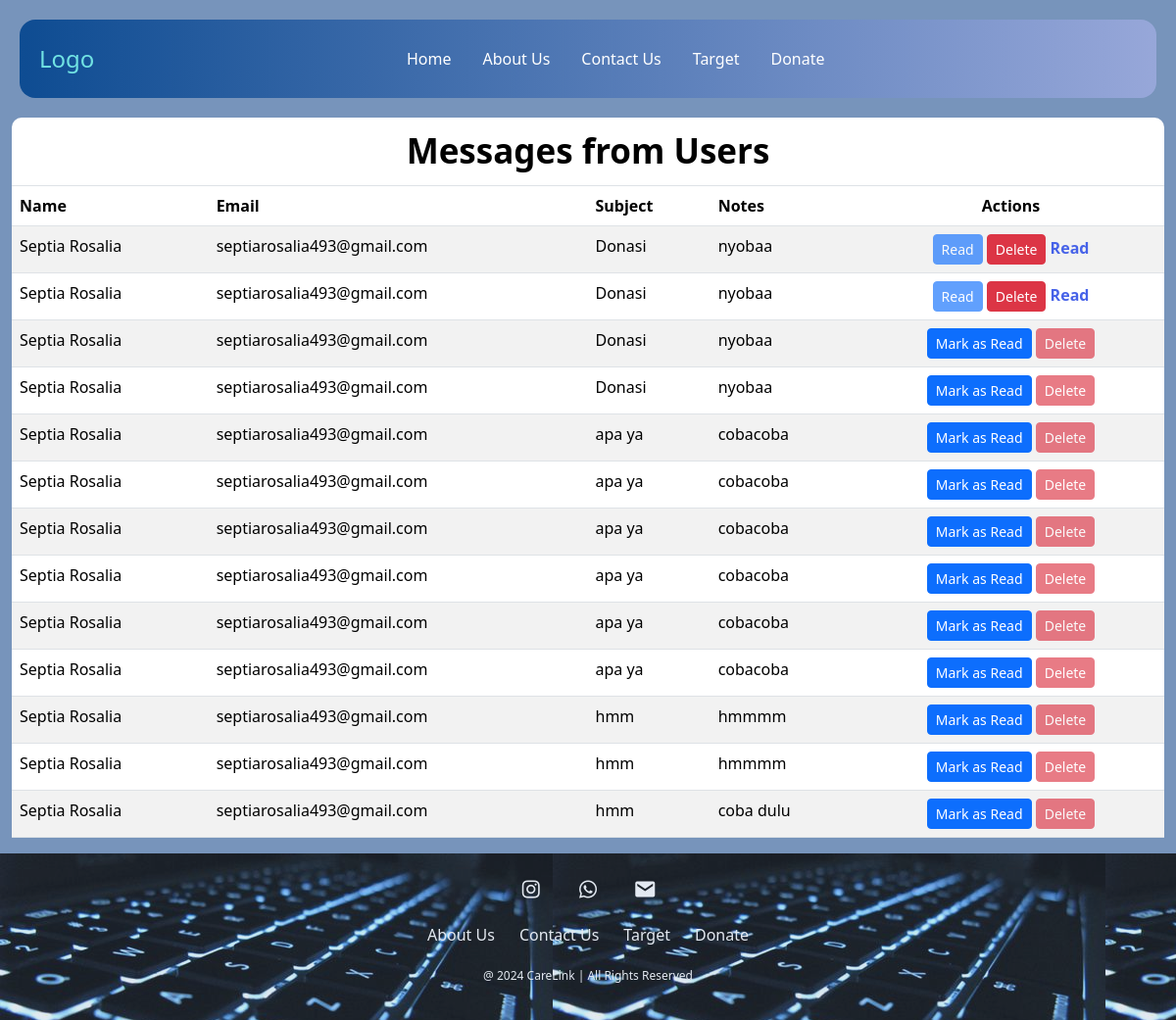
Page /Admin/message.php on the committed database.
### tables this page shows
CREATE TABLE `contacts` (
  `id` int(11) NOT NULL,
  `name` varchar(255) NOT NULL,
  `email` varchar(255) NOT NULL,
  `subject` varchar(255) NOT NULL,
  `notes` text NOT NULL,
  `submission_date` timestamp NOT NULL DEFAULT current_timestamp(),
  `read_status` tinyint(1) DEFAULT 0
);

### Admin/message.php (the view, shortened to what this page needs)
<!DOCTYPE html>
<html lang="en">
<head>
    <link href="https://cdn.jsdelivr.net/npm/bootstrap@5.3.3/dist/css/bootstrap.min.css" rel="stylesheet">
    <link href="style-contact-us.css" rel="stylesheet">
    <link href="style.css" rel="stylesheet">
    <link href='https://unpkg.com/boxicons@2.1.4/css/boxicons.min.css' rel='stylesheet'>
</head>
<body>
<nav class="navbar navbar-expand-lg fixed-top">
  <div class="container-fluid">
    <a class="navbar-brand" href="#">Logo</a>
    <div class="offcanvas offcanvas-end" tabindex="-1" id="offcanvasNavbar" aria-labelledby="offcanvasNavbarLabel">
      <div class="offcanvas-body d-flex justify-content-between align-items-center">
        <ul class="navbar-nav justify-content-center flex-grow-1 pe-3">
          <li class="nav-item">
            <a class="nav-link mx-lg-2" aria-current="page" href="Home.html">Home</a>
          </li>
          <li class="nav-item">
            <a class="nav-link mx-lg-2" href="About Us.html">About Us</a>
          </li>
          <li class="nav-item">
            <a class="nav-link mx-lg-2" href="Contact_Us.html">Contact Us</a>
          </li>
          <li class="nav-item">
            <a class="nav-link mx-lg-2" href="Target.html">Target</a>
          </li>
          <li class="nav-item">
            <a class="nav-link mx-lg-2" href="Donate.html">Donate</a>
          </li>
        </ul>
      </div>
    </div>
  </div>
</nav>
<div class="container-fluid" style="margin-top: 120px;">
    <div class="table-container">
        <table class="table table-striped">
            <thead>
                <tr>
                    <th colspan="5" class="text-center text-black table-heading">Messages from Users</th>
                </tr>
                <tr>
                    <th>Name</th>
                    <th>Email</th>
                    <th>Subject</th>
                    <th>Notes</th>
                    <th class="actions-column">Actions</th>
                </tr>
            </thead>
            <tbody>
                <?php
                $servername = "localhost";
                $username = "root";
                $password = "";
                $dbname = "carelink";
                $conn = new mysqli($servername, $username, $password, $dbname);
                $sql = "SELECT * FROM contacts";
                $result = $conn->query($sql);
                if ($result->num_rows > 0) {
                    while($row = $result->fetch_assoc()) {
                        $read_status = $row["read_status"] ? "<span class='read-status'>Read</span>" : "";
                        $mark_button_text = $row["read_status"] ? "Read" : "Mark as Read";
                        $mark_button_disabled = $row["read_status"] ? "disabled" : "";
                        $delete_button_disabled = $row["read_status"] ? "" : "disabled";
                        echo "<tr>
                                <td>" . $row["name"] . "</td>
                                <td>" . $row["email"] . "</td>
                                <td>" . $row["subject"] . "</td>
                                <td>" . $row["notes"] . "</td>
                                <td class='actions-column'>
                                    <form method='post' style='display:inline;'>
                                        <input type='hidden' name='mark_read_id' value='" . $row["id"] . "'>
                                        <button type='submit' class='btn btn-primary btn-sm' $mark_button_disabled>$mark_button_text</button>
                                    </form>
                                    <form method='post' style='display:inline;'>
                                        <input type='hidden' name='delete_id' value='" . $row["id"] . "'>
                                        <button type='submit' class='btn btn-danger btn-sm' $delete_button_disabled>Delete</button>
                                    </form>
                                    $read_status
                                </td>
                            </tr>";
                    }
                } else {
                    echo "<tr><td colspan='5'>No messages found</td></tr>";
                }
                ?>
            </tbody>
        </table>
    </div>
</div>
<footer class="footer">
  <div class="social">
      <a href="https://www.instagram.com/septia_rosalia39?igsh=MXM0cjIwbHlla3pkdA%3D%3D&utm_source=qr"><i
              class='bx bxl-instagram'></i></a>
      <a href="http://wa.me/82282126810"><i class='bx bxl-whatsapp'></i></a>
      <a href="mailto:septiarosalia493@gmail.com"><i class='bx bxs-envelope'></i></a>
  </div>
  <ul class="list">
      <li>
          <a href="about.html">About Us</a>
      </li>
      <li>
          <a href="Contact_Us.html">Contact Us</a>
      </li>
      <li>
          <a href="">Target</a>
      </li>
      <li>
        <a href="">Donate</a>
    </li>
  </ul>
  <p class="copyright">@ 2024 CareLink | All Rights Reserved</p>
</footer>
</body>
</html>

### style-contact-us.css (style rules this page uses)
.navbar { background-image: linear-gradient(to right, #0e4c92, #97a7d9); height: 80px; margin: 20px; border-radius: 16px; }
.navbar-brand { font-weight: 500; color: rgb(113, 227, 227); font-size: 24px; transition: 0.3s color; padding: 0.5rem; }
.nav-link { color: rgb(255, 255, 255); font-weight: 500; position: relative; }
@media (min-width: 991px) { .nav-link::before { content: ""; position: absolute; bottom: -2px; left: 0; width: 0; height: 2px; background-color: darkslategrey; visibility: hidden; transition: width 0.3s ease-in-out; } }

### Admin/style.css (style rules this page uses)
.navbar { background-image: linear-gradient(to right, #0e4c92, #97a7d9); height: 80px; margin: 20px; border-radius: 16px; }
.navbar-brand { font-weight: 500; color: rgb(113, 227, 227); font-size: 24px; transition: 0.3s color; padding: 0.5rem; }
.nav-link { color: rgb(255, 255, 255); font-weight: 500; position: relative; }
@media (min-width: 991px) { .nav-link::before { content: ""; position: absolute; bottom: -2px; left: 0; width: 0; height: 2px; background-color: darkslategrey; visibility: hidden; transition: width 0.3s ease-in-out; } }

### Admin/message.php (style rules this page uses)
body { background-color:#7794BB; }
.table-container { overflow-x: auto; width: 100%; border-radius:10px; }
.table { width: 100%; }
.actions-column { text-align: center; }
.table-heading { font-size: 35px; font-weight: bold; }
.read-status { color: #4662E8; font-weight: bold; }
.footer { background-image: url('background.jpg'); opacity: 80%; background-color: black; color: white; text-align: center; padding: 20px; display: flex; flex-direction: column; align-items: center; }
.footer .social a { color: white; margin: 0 15px; font-size: 24px; display: inline-block; margin-bottom: 15px; }
.footer ul { list-style: none; padding: 0; display: flex; justify-content: center; gap: 5px; }
.footer ul li { display: inline; }
.footer ul li a { color: white; text-decoration: none; padding: 5px 10px; margin-top: 20px; }
.footer p { margin-top: 5px; font-size: 12px; }

### rows in the picture
contacts: name "Septia Rosalia", email "septiarosalia493@gmail.com", subject "Donasi", notes "nyobaa", read_status "Read"
contacts: name "Septia Rosalia", email "septiarosalia493@gmail.com", subject "Donasi", notes "nyobaa", read_status "Read"
contacts: name "Septia Rosalia", email "septiarosalia493@gmail.com", subject "Donasi", notes "nyobaa", read_status "Mark as Read"
contacts: name "Septia Rosalia", email "septiarosalia493@gmail.com", subject "Donasi", notes "nyobaa", read_status "Mark as Read"
contacts: name "Septia Rosalia", email "septiarosalia493@gmail.com", subject "apa ya", notes "cobacoba", read_status "Mark as Read"
contacts: name "Septia Rosalia", email "septiarosalia493@gmail.com", subject "apa ya", notes "cobacoba", read_status "Mark as Read"
contacts: name "Septia Rosalia", email "septiarosalia493@gmail.com", subject "apa ya", notes "cobacoba", read_status "Mark as Read"
contacts: name "Septia Rosalia", email "septiarosalia493@gmail.com", subject "apa ya", notes "cobacoba", read_status "Mark as Read"
contacts: name "Septia Rosalia", email "septiarosalia493@gmail.com", subject "apa ya", notes "cobacoba", read_status "Mark as Read"
contacts: name "Septia Rosalia", email "septiarosalia493@gmail.com", subject "apa ya", notes "cobacoba", read_status "Mark as Read"
contacts: name "Septia Rosalia", email "septiarosalia493@gmail.com", subject "hmm", notes "hmmmm", read_status "Mark as Read"
contacts: name "Septia Rosalia", email "septiarosalia493@gmail.com", subject "hmm", notes "hmmmm", read_status "Mark as Read"
contacts: name "Septia Rosalia", email "septiarosalia493@gmail.com", subject "hmm", notes "coba dulu", read_status "Mark as Read"
